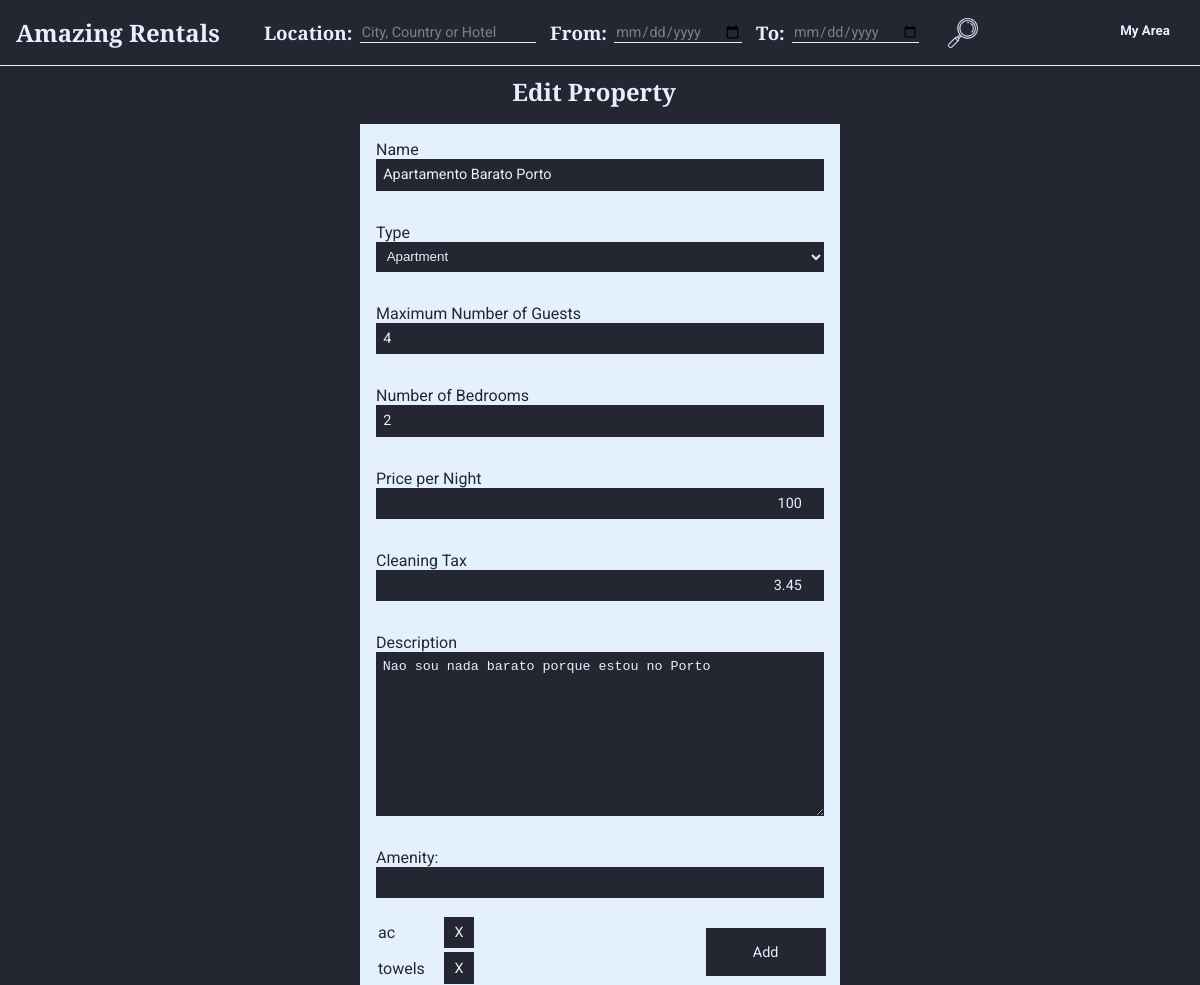
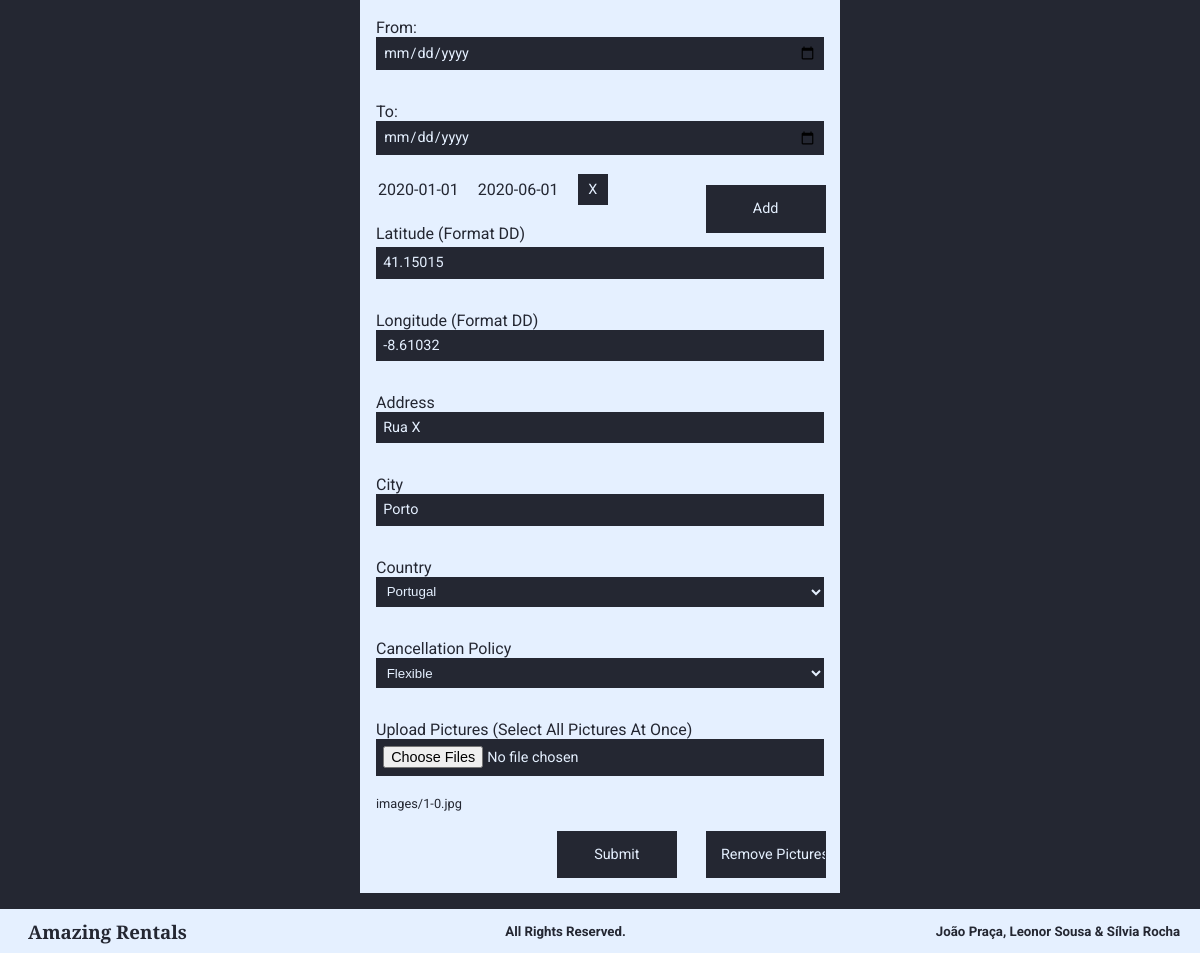
The page /editProperty.php?id=1 (signed in) on the database its author committed (2 pictures, top to bottom).
### tables this page shows
CREATE TABLE Habitacao (
    idHabitacao INTEGER PRIMARY KEY,
    nome        TEXT,
    numQuartos  INTEGER CHECK (numQuartos > 0), 
    maxHospedes INTEGER CHECK (maxHospedes > 0),  
    precoNoite  REAL    CHECK (precoNoite > 0), 
    taxaLimpeza REAL CHECK (taxaLimpeza >= 0), 
    descricao   TEXT,
    latitude    REAL    CHECK(latitude>=-90 and latitude<=90),
    longitude   REAL    CHECK(longitude>=-180 and longitude<=180),
    morada      TEXT,
    idCidade    INTEGER REFERENCES Cidade(idCidade) ON DELETE RESTRICT ON UPDATE RESTRICT, 
    idUtilizador INTEGER REFERENCES Utilizador(idUtilizador) ON DELETE CASCADE ON UPDATE CASCADE,
    idTipo      INTEGER REFERENCES TipoDeHabitacao (idTipo) ON DELETE SET NULL ON UPDATE CASCADE, 
    idPolitica  INTEGER REFERENCES PoliticaDeCancelamento (idPolitica) ON DELETE RESTRICT ON UPDATE CASCADE
);

CREATE TABLE Cidade (
    idCidade    INTEGER PRIMARY KEY,
    nome        VARCHAR(15) NOT NULL, 
    idPais      INTEGER REFERENCES Pais(idPais),
    UNIQUE(nome, idPais)
);

CREATE TABLE Imagem (
    urlImagem   VARCHAR(20) PRIMARY KEY, 
    legenda TEXT,
    idHabitacao   INTEGER REFERENCES Habitacao(idHabitacao) ON DELETE CASCADE ON UPDATE CASCADE
);

### database/habitations.php (called while the page is built, shortened)
<?php
include_once("users.php");
function getTypes(){
    global $db;
    $stmt = $db->prepare('SELECT * FROM TipoDeHabitacao');
    $stmt->execute();
    return $stmt->fetchAll();
}
function getCancellationPolicys(){
    global $db;
    $stmt = $db->prepare('SELECT * FROM PoliticaDeCancelamento');
    $stmt->execute();
    return $stmt->fetchAll();
}
function getHabitationById($id){
    global $db;
    $stmt = $db->prepare('SELECT * FROM Habitacao WHERE idHabitacao=?');
    $stmt->execute(array($id));
    return $stmt->fetch();
}
function getTypeById($id){
    global $db;
    $stmt = $db->prepare('SELECT * FROM TipoDeHabitacao WHERE idTipo=?');
    $stmt->execute(array($id));
    return $stmt->fetch();
}
function getPolicy($id){
    global $db;
    $stmt = $db->prepare('SELECT * FROM PoliticaDeCancelamento WHERE idPolitica=?');
    $stmt->execute(array($id));
    return $stmt->fetch();
}
function getNameCity($id){
    global $db;
    $stmt = $db->prepare('SELECT nome FROM Cidade WHERE idCidade=?');
    $stmt->execute(array($id));
    return $stmt->fetch()['nome'];
}
function getCountryCity($idCity){
    global $db;
    $stmt = $db->prepare('SELECT idPais FROM Cidade JOIN Pais USING (idPais) WHERE idCidade=?');
    $stmt->execute(array($idCity));
    return $stmt->fetch()['idPais'];
}
function getOwner($idHabitation){
    global $db;
    $stmt = $db->prepare('SELECT idUtilizador FROM Habitacao JOIN Utilizador USING (idUtilizador) WHERE idHabitacao=?');
    $stmt->execute(array($idHabitation));
    return $stmt->fetch();
}
function getHabitationPictures($id){
    global $db;
    $stmt = $db->prepare('SELECT * FROM Imagem WHERE idHabitacao=?');
    $stmt->execute(array($id));
    return $stmt->fetchAll();
}
?>

### database/users.php (called while the page is built, shortened)
<?php
function getCountries(){
    global $db;
    $stmt = $db->prepare('SELECT * FROM Pais');
    $stmt->execute();
    return $stmt->fetchAll();
}
function getCountryById($id){
    global $db;
    $stmt = $db->prepare('SELECT * FROM Pais WHERE idPais=?');
    $stmt->execute(array($id));
    return $stmt->fetch();
}
?>

### templates/forms/property.php (the view, shortened to what this page needs)
<form id="property_form" class="verticalForm" action=<?=$action_form?> method="post" enctype="multipart/form-data">
    <label> Name
        <input type="text" name="name" value="<?=$name?>" required>
    </label>
    <label> Type
        <select name="types" required>
            <?php
            include_once('database/connection.php');
            include_once('database/habitations.php');
            $types = getTypes();
            foreach ($types as $t) {
                echo '<option value="' . $t['idTipo'] . '"';
                if($type != "" && $type['idTipo'] == $t['idTipo'])
                    echo ' selected ';
                echo '>' . $t['nome'] . '</option>';
            }
            ?>
        </select>
    </label>
    <label> Maximum Number of Guests
        <input type="number" name="numberGuests" value="<?=$numberGuests?>" min="1" required>
    </label>
    <label> Number of Bedrooms
        <input type="number" name="numberBedrooms" value="<?=$numberBedrooms?>"min="1" required>
    </label>
    <label class="currency"> Price per Night
        <input type="number" name="priceNight" value="<?=$priceNight?>" min="0.01" step="0.01" id="priceNight" />
    </label>
    <label class="currency"> Cleaning Tax
        <input type="number" name="cleaningTax" value="<?=$tax?>" min="0.01" step="0.01" id="cleaningTax" />
    </label>
    <label> Description
        <textarea name="description" rows="10"><?=$description?></textarea>
    </label>
    <label>Amenity:
        <input type="text" id="amenities_input" name="amenity">
    </label>
    <input type="button" value="Add" id="amenities_button" class="submit">
    <table id="amenities_table">
    </table>
    <label>From:
        <input id="agenda_input_from" type="date" name="date_from">
    </label>
    <label>To:
        <input id="agenda_input_to" type="date" name="date_to">
    </label>
    <input type="button" value="Add" id="agenda_button" class="submit">
    <table id="agenda">
    </table>
    <label> Latitude (Format DD)
        <input type="number" value="<?=$latitude?>" min="-90" max="90" step="0.000001" id="latitude" name="latitude">
    </label>
    <label> Longitude (Format DD)
        <input type="number" value="<?=$longitude?>" min="-180" max="180" step="0.000001" id="longitude" name="longitude">
    </label>
    <label> Address
        <input type="text" name="address" value="<?=$address?>" required>
    </label>
    <label> City
        <input type="text" name="city" value="<?=$city?>" required>
    </label>
    <label> Country
        <select name="country" value="<?=$country['idPais']?>" required>
            <?php
            include_once('database/connection.php');
            include_once('database/users.php');
            $countries = getCountries();
            foreach ($countries as $country) {
                echo '<option value="' . $country['idPais'] . '">' . $country['nome'] . '</option>';
            }
            ?>
        </select>
    </label>
    <label> Cancellation Policy
        <select name="policies" required>
            <?php
            include_once('database/connection.php');
            include_once('database/habitations.php');
            $policys = getCancellationPolicys();
            foreach ($policys as $policyy) {
                if ($policyy == $policy)
                    echo '<option value="' . $policyy['idPolitica'] . '"selected>' . $policyy['nome'] . '</option>';
                else
                    echo '<option value="' . $policyy['idPolitica'] . '">' . $policyy['nome'] . '</option>';
            }
            ?>
        </select>
    </label>
    <label> Upload Pictures (Select All Pictures At Once)
        <input type="file" name="pictures[]" accept="image/*" multiple value="<?=$image?>" >
    </label>
    <?php
        if(isset($_GET['id'])){
            $pictures=getHabitationPictures($_GET['id']);
            foreach($pictures as $pic){
                echo '<p>' . $pic['urlImagem'] . '</p>';
            }
            $link = "templates/forms/removeAllImages_action.php?id=" . $_GET['id'];
    ?>
        <input type="button" value="Remove Pictures" id="rem_pictures_button" class="submit" onclick="window.location.replace('<?=$link?>');">
    <?php } ?>
    <input class="submit" type="submit" value="Submit" id="submitProperty">
</form>

### style.css (style rules this page uses)
:root { --myDarkBlue: #242732; --myLightBlue: #E5F0FF; --titlesFont: Arvo, Courier, sans-serif; --bodyFont: Roboto, sans-serif; }
h4, h5, h6, p, span, input, label, tr, a, button { font-family: var(--bodyFont); }
p { font-size: 0.8em; }
body { background-color: var(--myDarkBlue); color: var(--myLightBlue); }
input, select, textarea { background: var(--myLightBlue); color: var(--myDarkBlue); border-style: none; }
.currency input { text-align: right; }
.currency { display: inline-block; position: relative; }
.currency::before { position: absolute; content: ""; }
.verticalForm { background: var(--myLightBlue); color: var(--myDarkBlue); }
.verticalForm input, .verticalForm select, .verticalForm textarea { background: var(--myDarkBlue); color: var(--myLightBlue); }
.submit { background: var(--myDarkBlue); color: var(--myLightBlue); text-align: center; border-style: solid; border-width: thin; border-color: var(--myDarkBlue); }
#search p, input { font-size: 0.9em; }

### layout.css (style rules this page uses)
html, body { height: 100%; }
body { display: flex; flex-direction: column; margin: 0; padding: 0; }
.verticalForm { margin: 1em 0 0 0; text-align: left; width: 40% }
.verticalForm input, .verticalForm select, textarea { display: block; width: 100%; padding: 0.5em; -webkit-box-sizing: border-box; -moz-box-sizing: border-box; box-sizing: border-box; }
.verticalForm label { display: block; padding: 1em; }
.verticalForm p { margin-left: 1rem; }
.verticalForm .submit { width: 25%; float: right; margin: 1em; padding: 1em; }
#amenities_table, #agenda { display: block; }
.rightText h1, h3, h4, p { margin: 0; padding: 0.3rem 0 0.3rem 0; }

### rows shown on the page
habitacao: name "Apartamento Barato Porto", numberGuests "4", numberBedrooms "2", priceNight "100", cleaningTax "3.45", description "Nao sou nada barato porque estou no Porto", latitude "41.15015", longitude "-8.61032", address "Rua X", city "Porto"
imagem: urlImagem "images/1-0.jpg"

### other values the page prints
form field types "Apartment"
form field country "Portugal"
form field policies "Flexible"
